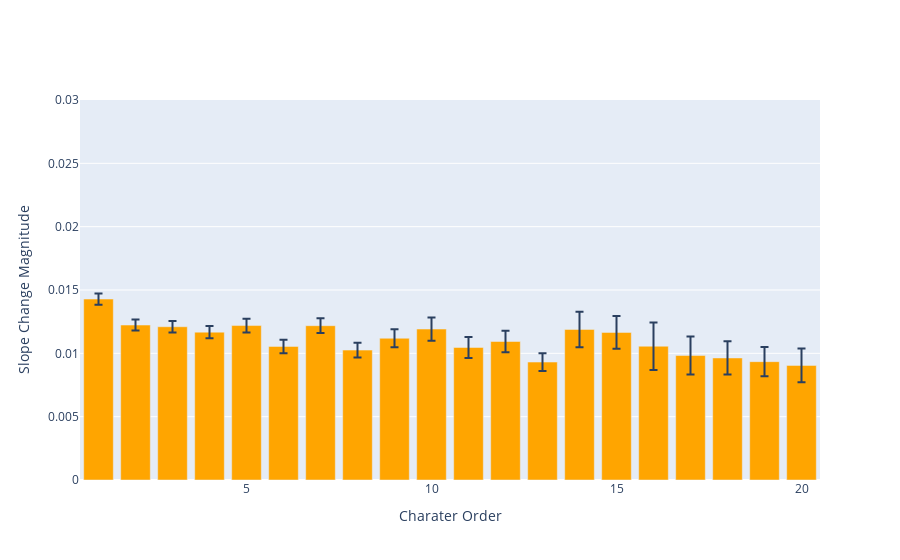

The code cell stored with this chart in its notebook:
### Code cell
# Assumez que votre dataframe s'appelle name_by_order_prop_df

# Limiter les données jusqu'à l'ordre 20
filtered_df = name_by_order_prop_df[(name_by_order_prop_df.index <= 20) & (name_by_order_prop_df.index > 0)]

# Limiter la plage de la hauteur entre 0 et 0.03
y_range = [0, 0.03]

# Création du bar chart interactif avec sous-graphiques
fig = go.Figure()

# Tracé pour avg magnitude slope change avec erreur
fig.add_trace(go.Bar(
    x=filtered_df.index,
    y=filtered_df['avg_magnitude_slope_change_significant'],
    name='Avg Magnitude Slope Change',
    marker_color='orange',
    error_y=dict(
        type='data',
        array=filtered_df['se_slope_change_magnitude_significant'],
        visible=True
    )
))

# Mise en forme du tracé
fig.update_layout(
    xaxis=dict(title='Charater Order'),
    yaxis=dict(title='Slope Change Magnitude', range=y_range),
    barmode='stack'  # 'stack' empile les barres pour chaque order
)

# Affichage du graphique
fig.show()

### Figure 1 — Plotly figure (JSON) as saved in the notebook; plotly's stock layout.template omitted (floating-point values rounded to 4 significant figures)
{"data": [{"error_y": {"array": [0.0004428, 0.0004388, 0.000446, 0.0004802, 0.0005389, 0.0005347, 0.0005823, 0.0005859, 0.0007118, 0.0009191, 0.000831, 0.0008534, 0.0006971, 0.001403, 0.001297, 0.001879, 0.001498, 0.00131, 0.001158, 0.001332], "type": "data", "visible": true}, "marker": {"color": "orange"}, "name": "Avg Magnitude Slope Change", "type": "bar", "x": [1, 2, 3, 4, 5, 6, 7, 8, 9, 10, 11, 12, 13, 14, 15, 16, 17, 18, 19, 20], "y": [0.01428, 0.01223, 0.0121, 0.01167, 0.01219, 0.01055, 0.01218, 0.01026, 0.01119, 0.01192, 0.01046, 0.01093, 0.00931, 0.01189, 0.01165, 0.01056, 0.009826, 0.009635, 0.009343, 0.009045]}], "layout": {"barmode": "stack", "xaxis": {"title": {"text": "Charater Order"}}, "yaxis": {"range": [0, 0.03], "title": {"text": "Slope Change Magnitude"}}}}
